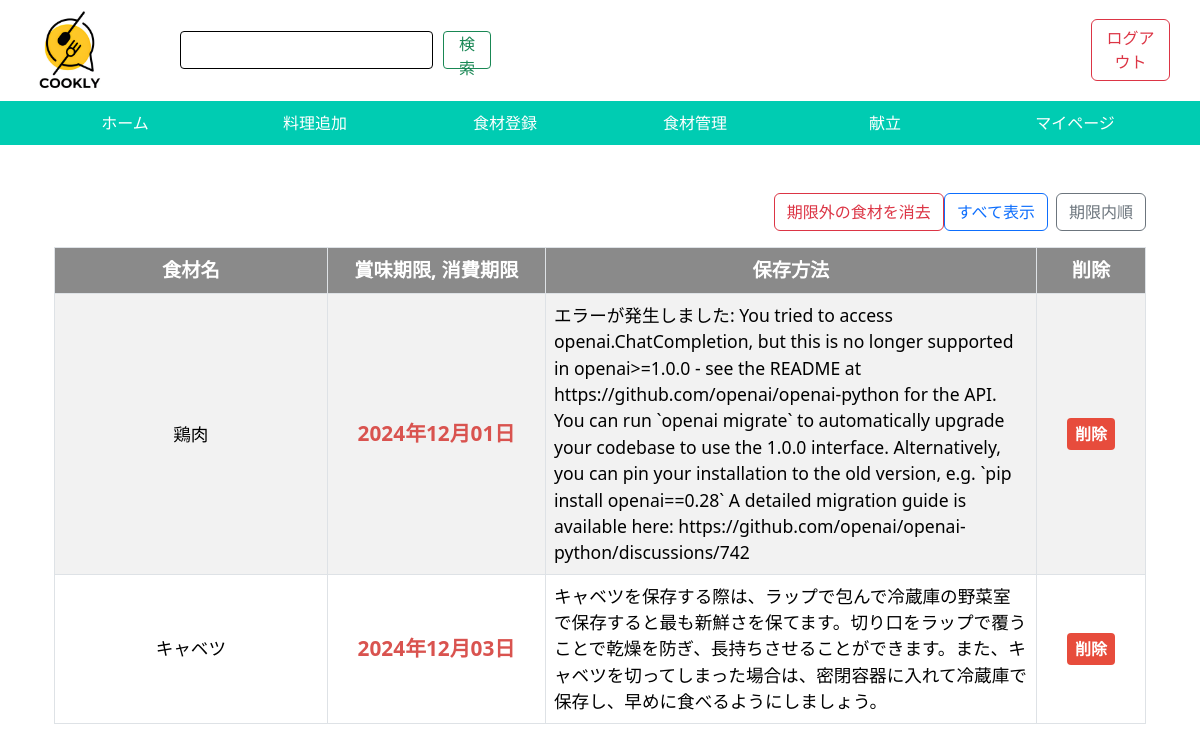
Screenshot of /food_management/?sort=all (signed in) with the database file from the repository.
### app/models.py (models this page shows)
class Inventorylog(models.Model):
    user = models.ForeignKey(CustomUser, on_delete=models.CASCADE)
    ingredient_name = models.CharField(max_length=120, verbose_name="食材名")
    expiration_date = models.DateField(verbose_name="賞味期限")
    storage_method = models.CharField(max_length=300, verbose_name="保存方法", default="未設定")

### app/views.py (the view)
# urls.py: path('food_management/', views.food_management, name='food_management'),
@login_required
def food_management(request):
    user = request.user
    sort_order = request.GET.get('sort', 'select')  # Default is 'select'
    print(sort_order)
    if sort_order == 'select':
        inventory_log = Inventorylog.objects.filter(user=user, expiration_date__gte=now()).order_by('expiration_date')
    elif sort_order == 'delete':
        inventory_log = Inventorylog.objects.filter(user=user, expiration_date__lt=now()).delete()
        inventory_log = Inventorylog.objects.filter(user=user, expiration_date__gte=now()).order_by('expiration_date')
    else:
        inventory_log = Inventorylog.objects.filter(user=user).order_by('expiration_date')
    print(inventory_log)
    context = {"inventory_log": inventory_log}
    return render(request, "app/food_management.html", context)

### app/templates/app/food_management.html (shortened to what this page needs)
{% extends "base/base.html" %}
{% block body %}
<head>
    <link href="https://cdn.jsdelivr.net/npm/bootstrap@5.3.2/dist/css/bootstrap.min.css" rel="stylesheet">
</head>
<body>
    <div class="container mt-5">
        <div class="d-flex justify-content-end mb-3">
            <a href="?sort=delete" class="btn btn-outline-danger" id="sort-delete">期限外の食材を消去</a>
            <a href="?sort=all" class="btn btn-outline-primary me-2" id="sort-all">すべて表示</a>
            <a href="?sort=select" class="btn btn-outline-secondary" id="sort-select">期限内順</a>
        </div>
        <div class="table-responsive">
            <table class="table table-striped table-bordered">
                <thead>
                    <tr>
                        <th class="ingredient-name text-center">食材名</th>
                        <th class="expiration-date-column text-center">賞味期限, 消費期限</th>
                        <th class="storage-method text-center">保存方法</th>
                        <th class="ingredient-deldete text-center">削除</th>
                    </tr>
                </thead>
                <tbody>
                    {% for i in inventory_log %}
                        <tr>
                            <td class="ingredient-name text-center">{{ i.ingredient_name }}</td>
                            <td class="expiration-date-column text-center">
                                <span class="expiration-date">{{ i.expiration_date|date:"Y年m月d日" }}</span>
                            </td>
                            <td class="storage-method">{{ i.storage_method}}</td>
                            <td class="text-center">
                                <form method="POST" action="{% url 'app:food_management_delete' post_id=i.id %}" onsubmit="return confirm('本当に削除してもよろしいですか？');">
                                    <button type="submit" class="btn btn-danger btn-sm">削除</button>
                                </form>
                            </td>
                        </tr>
                    {% endfor %}
                </tbody>
            </table>
        </div>
    </div>
</body>
{% endblock %}

### app/templates/app/food_management.html (style rules this page uses)
.table { font-size: 1.2rem; }
.table thead th { background-color: #8a8a8a; color: white; font-weight: bold; }
.table-striped tbody tr:nth-of-type(odd) { background-color: #f9f9f9; }
.table-striped tbody tr:nth-of-type(even) { background-color: #e9f5f6; }
.expiration-date { font-weight: bold; color: #d9534f; font-size: 1.3rem; }
.btn { font-size: 1rem; }
td { font-size: 1.1rem; vertical-align: middle; }
.ingredient-name { width: 25%; }
.expiration-date-column { width: 20%; }
.storage-method { width: 45%; }
.ingredient-deldete { width: 10%; }
.text-center { text-align: center; }
.btn-danger { background-color: #e74c3c; border: none; font-weight: bold; transition: background-color 0.3s ease; }
.table td.text-center { vertical-align: middle; padding: 10px; }

### rows the page displays
Inventorylog: ingredient_name "鶏肉", expiration_date "2024年12月01日", storage_method "エラーが発生しました: You tried to access openai.ChatCompletion, but this is no longer supported in openai>=1.0.0 - see the README at https://github.com/openai/openai-python for the API. You can run `openai migrate` to automatically upgrade your codebase to use the 1.0.0 interface. Alternatively, you can pin your installation to the old version, e.g. `pip install openai==0.28` A detailed migration guide is available here: https://github.com/openai/openai-python/discussions/742"
Inventorylog: ingredient_name "キャベツ", expiration_date "2024年12月03日", storage_method "キャベツを保存する際は、ラップで包んで冷蔵庫の野菜室で保存すると最も新鮮さを保てます。切り口をラップで覆うことで乾燥を防ぎ、長持ちさせることができます。また、キャベツを切ってしまった場合は、密閉容器に入れて冷蔵庫で保存し、早めに食べるようにしましょう。"
